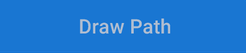
#> input picture Front_End_Dev/draw.png, 246 x 53 px, given in place of the camera
$ python color_detection.py
#> lines starting #> are read from the running program, lines starting #| are printed output that depends on the picture; after the words box and inside, x2 and y2 are one past the last pixel; in counts of white or black regions, pixels touching at a corner belong together
import cv2
import numpy as np
import imutils
import argparse


i = 0
frame_width= 640
frame_height=480
user_input = ""


cap = cv2.VideoCapture(0)
cap.set(3,frame_width)
cap.set(4,frame_height)


# [12 lines of commented-out code are left out]


while True:
    key = cv2.waitKey(1)
#> (key q is pressed here)
    ret, frame  = cap.read()
#> frame is the input picture: shape (53, 246, 3); mean B, G, R 210.1, 120.7, 30.6

    # frame_blur=cv2.GaussianBlur(frame, (7,7),1)
    # frame_gray=cv2.cvtColor(frame_blur,cv2.COLOR_BGR2GRAY)


    #capture the image , convert the bgr colours to hsv and store in a hsv_image variable
    hsv_image = cv2.cvtColor(frame, cv2.COLOR_BGR2HSV)
#> hsv_image: shape (53, 246, 3); mean H, S, V 105.1, 218.1, 210.1

    # [19 lines of commented-out code are left out]
    lower_red_light = np.array([0, 100, 100])
    upper_red_light = np.array([10, 255, 255])

    lower_red_dark = np.array([170, 100, 100])
    upper_red_dark = np.array([180, 255, 255])

    red_mask_light = cv2.inRange(hsv_image, lower_red_light, upper_red_light)
#> red_mask_light: shape (53, 246); every value is 0
    red_mask_dark = cv2.inRange(hsv_image, lower_red_dark, upper_red_dark)
    red_mask = red_mask_light + red_mask_dark
    red = cv2.bitwise_and(frame, frame, mask=red_mask)
#> red: shape (53, 246, 3); every value is 0


    #green color range
    lower_green = np.array([38, 100, 100])
    upper_green = np.array([75, 255, 255])
    green_mask = cv2.inRange(hsv_image, lower_green, upper_green)
    greens = cv2.bitwise_and(frame, frame, mask=green_mask)


    #blue color range
    lower_blue = np.array([95, 100, 100])
    upper_blue = np.array([130, 255, 255])
    blue_mask = cv2.inRange(hsv_image, lower_blue, upper_blue)
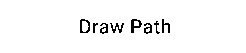
#> blue_mask: shape (53, 246); 96.9% white; black in thin lines or dots, all inside (x1, y1, x2, y2) = (80, 19, 170, 34)
    blues = cv2.bitwise_and(frame, frame, mask=blue_mask)
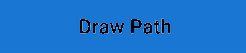
#> blues: shape (53, 246, 3); mean B, G, R 203.5, 114.8, 25.3

    #yellow color range
    lower_yellow = np.array([20, 100, 100,])
    upper_yellow = np.array([35, 255, 255])
    yellow_mask = cv2.inRange(hsv_image, lower_yellow, upper_yellow)
    yellows = cv2.bitwise_and(frame, frame, mask=yellow_mask)


    #to show overall colors
    overall_colors = red + blues + yellows + greens
    masks = red_mask + blue_mask + yellow_mask + green_mask

    red_items  = cv2.findContours(red_mask, cv2.RETR_TREE, cv2.CHAIN_APPROX_SIMPLE)
#> red_items = 0 contours
    cont_red  = imutils.grab_contours(red_items)
#> cont_red = []

    green_items  = cv2.findContours(green_mask, cv2.RETR_TREE, cv2.CHAIN_APPROX_SIMPLE)
#> green_items = 0 contours
    cont_green  = imutils.grab_contours(green_items)
#> cont_green = []

    blue_items  = cv2.findContours(blue_mask, cv2.RETR_TREE, cv2.CHAIN_APPROX_SIMPLE)
#> blue_items = 13 contours, 3 with area under 20; largest, box (x1, y1, x2, y2) and area: (0, 0, 246, 53) 12740, (79, 18, 91, 34) 148, (130, 18, 143, 34) 120, (109, 22, 125, 34) 92, (143, 22, 153, 35) 84
    cont_blue  = imutils.grab_contours(blue_items)
#> cont_blue has the same summary as blue_items

    yellow_items  = cv2.findContours(yellow_mask, cv2.RETR_TREE, cv2.CHAIN_APPROX_SIMPLE)
#> yellow_items = 0 contours
    cont_yellow  = imutils.grab_contours(yellow_items)
#> cont_yellow = []

    text_show = ""

    red = "red"
    blue = "blue"
    yellow = "yellow"
    green = "green"

    def contour_drawer (contour, text_show):

        for c in contour:
            cont_area = cv2.contourArea(c)
            if cont_area > 1000:
                cv2.drawContours(frame, [c], -1, (0,255,0),3)

                # to calculate the center of the contour
                M = cv2.moments(c)
                cx = int(M["m10"]/ M["m00"])
                cy = int(M["m01"] / M["m00"])

                #find the center of hthe obhject
                cv2.drawContours(frame, [c], -1, (0, 255, 0), 2)
                cv2.circle(frame, (cx,cy),7,(255.255,255),-1)
                cv2.putText(frame, text_show,
                            (cx-20, cy-20),
                            cv2.FONT_HERSHEY_SIMPLEX,
                            1.5,
                            (255,255,255),
                            3)

    #only detect the colour define in the system & slected by the user
    while user_input=="":
        user_input = input("Enter colour name to be detected, (blue, red, green, yeloow):").lower()

        # prompt to user enter only the selecte values
        while  user_input != "red" or user_input != "blue" or user_input != "green" or user_input != "yellow":
#> (the run stopped early here; a loop or call above may not have finished)
